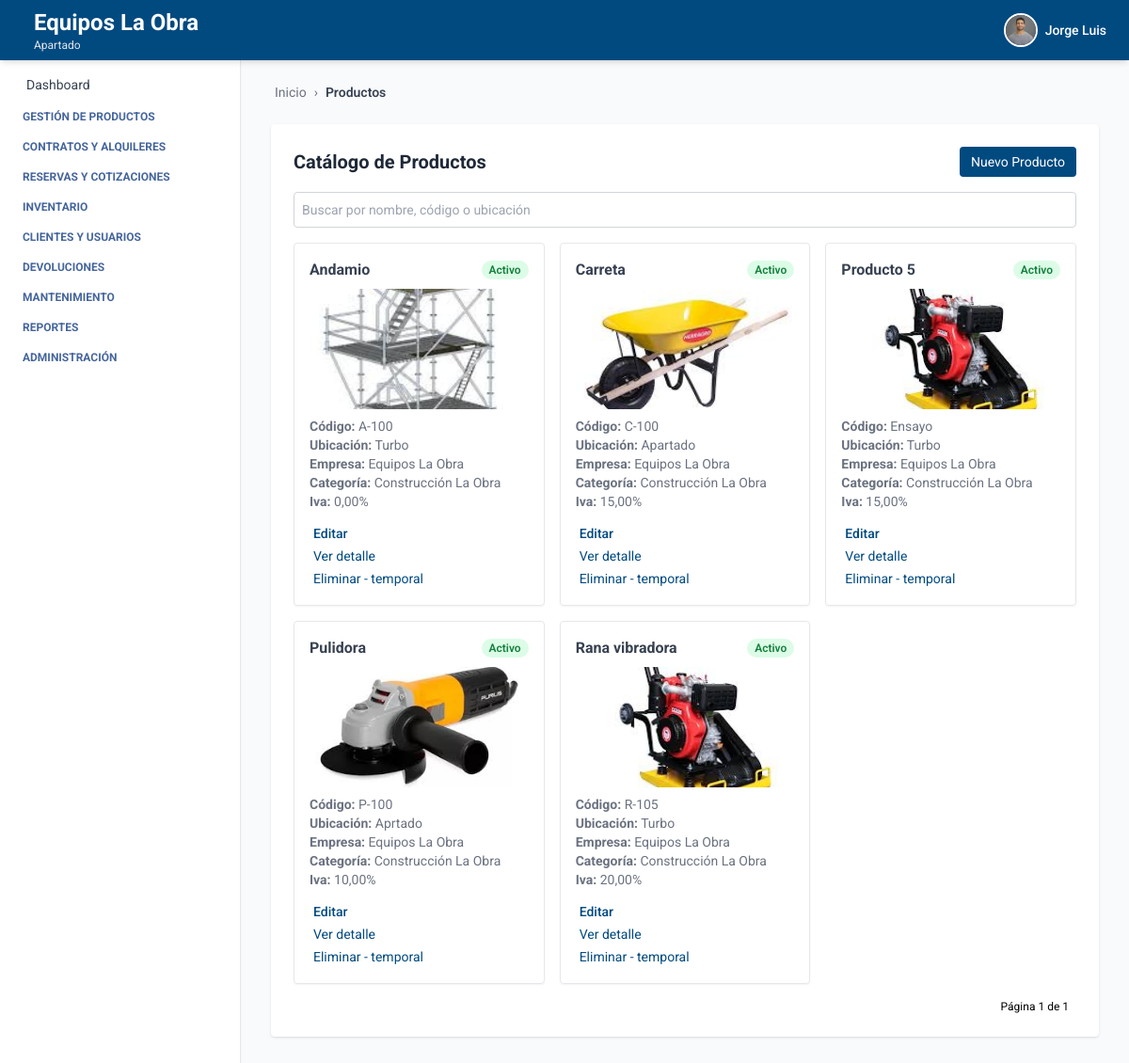
Screenshot of /productos/catalogo/ (signed in) with the database file from the repository.
### autenticacion/models.py (models this page shows, shortened)
class Usuario(AbstractUser):
    telefono = models.CharField(max_length=20, blank=True, null=True)
    empresa = models.ForeignKey(Empresa, on_delete=models.SET_NULL, null=True, blank=True)
    sucursal = models.ForeignKey(Sucursal, on_delete=models.SET_NULL, null=True, blank=True)
    rol = models.ForeignKey(Rol, on_delete=models.SET_NULL, null=True, blank=True)
    ESTADOS = [
        ("activo", "Activo"),
        ("inactivo", "Inactivo"),
    ]
    estado = models.CharField(max_length=10, choices=ESTADOS, default="activo")
    foto_perfil = models.ImageField(upload_to='usuarios/img/', blank=True, null=True)
    groups = models.ManyToManyField(
        Group,
        related_name='usuarios',  # Evita conflicto con 'user_set'
        blank=True,
        help_text='The groups this user belongs to.',
        verbose_name='groups'
    )
    user_permissions = models.ManyToManyField(
        Permission,
        related_name='usuarios',  # Evita conflicto con 'user_set'
        blank=True,
        help_text='Specific permissions for this user.',
        verbose_name='user permissions'
    )

### empresa/models.py (models this page shows, shortened)
class Empresa(models.Model):
    ESTADOS = [
        ("activo", "Activo"),
        ("inactivo", "Inactivo"),
    ]
    nombre = models.CharField(max_length=100)
    nit = models.CharField(max_length=50, unique=True)
    ciudad = models.CharField(max_length=100, blank=True, null=True)
    direccion = models.CharField(max_length=255, blank=True, null=True)
    departamento = models.CharField(max_length=100, blank=True, null=True)
    telefono = models.CharField(max_length=20, blank=True, null=True)
    estado = models.CharField(max_length=20, choices=ESTADOS, default="activo")
    logo = models.ImageField(upload_to='empresas/img/', blank=True, null=True)

class Sucursal(models.Model):
    ESTADOS = [
        ("activo", "Activo"),
        ("inactivo", "Inactivo"),
    ]
    empresa = models.ForeignKey(Empresa, related_name='sucursales', on_delete=models.CASCADE)
    nombre = models.CharField(max_length=100)
    ciudad = models.CharField(max_length=100)
    direccion = models.CharField(max_length=255)
    departamento = models.CharField(max_length=100, blank=True, null=True)
    telefono = models.CharField(max_length=20, blank=True, null=True)
    estado = models.CharField(max_length=20, choices=ESTADOS, default="activo")

### producto/models.py (models this page shows, shortened)
class Producto(models.Model):
    ESTADOS = [
        ("activo", "Activo"),
        ("inactivo", "Inactivo"),
        ("disponible", "Disponible"),
        ("no_disponible", "No disponible"),
    ]
    nombre = models.CharField(max_length=100)
    descripcion = models.TextField()
    codigo_interno = models.CharField(max_length=50)
    estado = models.CharField(max_length=20, choices=ESTADOS, default="activo")
    iva_porcentaje = models.DecimalField(max_digits=5, decimal_places=2, default=0, help_text="Porcentaje de IVA aplicado al producto")
    ubicacion_actual = models.CharField(max_length=100)
    marca = models.CharField(max_length=100, blank=True, null=True)
    modelo = models.CharField(max_length=100, blank=True, null=True)
    serial = models.CharField(max_length=100, blank=True, null=True)
    imagen = models.ImageField(upload_to="media/productos/", null=True, blank=True)
    empresa = models.ForeignKey(Empresa, on_delete=models.CASCADE, related_name='productos', default=1)
    sucursal = models.ForeignKey(Sucursal, on_delete=models.CASCADE, related_name='productos', default=1)
    categoria = models.ForeignKey(Categoria, on_delete=models.SET_NULL, null=True, blank=True, related_name='productos')
    proveedor = models.ForeignKey(Proveedor, on_delete=models.SET_NULL, null=True, blank=True, related_name='productos')
    created_at = models.DateTimeField(auto_now_add=True)
    updated_at = models.DateTimeField(auto_now=True)
    creado_por = models.CharField(max_length=100, blank=True, null=True)
    modificado_por = models.CharField(max_length=100, blank=True, null=True)
    class Meta:
        ordering = ['nombre']
        verbose_name = 'Producto'
        verbose_name_plural = 'Productos'
        constraints = [
            models.UniqueConstraint(fields=['empresa', 'codigo_interno'], name='unique_codigo_por_empresa')
        ]
    objects = ProductoManager()

class Categoria(models.Model):
    nombre = models.CharField(max_length=100, null=False)
    descripcion = models.TextField(blank=True, null=False)
    empresa = models.ForeignKey(Empresa, on_delete=models.CASCADE, related_name='categorias', default=1)
    class Meta:
        verbose_name = 'Categoría'
        verbose_name_plural = 'Categorías'
        unique_together = ('nombre', 'empresa')
        ordering = ['nombre']

### producto/views_producto.py (the view)
# urls.py: path('catalogo/', ProductoListView.as_view(), name='producto_list'),
class ProductoListView(LoginRequiredMixin, BreadcrumbMixin, ListView):
    model = Producto
    template_name = 'producto_list.html'
    context_object_name = 'productos'
    ordering = ['nombre']
    paginate_by = 9  # o lo que prefieras
    breadcrumb_items = [
        ("Productos", None)
    ]
    def get_queryset(self):
        queryset = Producto.objects.por_empresa(self.request.user.empresa)
        q = self.request.GET.get('q')
        if q:
            queryset = queryset.filter(
                Q(nombre__icontains=q) |
                Q(codigo_interno__icontains=q) |
                Q(ubicacion_actual__icontains=q)
            )
        return queryset

### core/views.py (called while the page is built)
    def get_context_data(self, **kwargs):
        context = super().get_context_data(**kwargs)
        context["home"] = self.home_url
        context["breadcrumb_items"] = self.breadcrumb_items
        return context

### producto/models.py (called while the page is built)
    def por_empresa(self, empresa):
        return self.filter(empresa=empresa)

### producto/templates/producto_list.html (shortened to what this page needs)
{% extends 'index.html' %}
{% block breadcrumb %}
  {% include 'breadcrumb.html' with home='/' breadcrumbs=breadcrumb_items %}
{% endblock %}
{% block content %}
<div class="max-w-6xl mx-auto mt-6 bg-white p-6 rounded shadow">
  <div class="flex justify-between items-center mb-4">
    <h2 class="text-xl font-bold text-gray-800">Catálogo de Productos</h2>
    <a href="{% url 'crear_producto' %}" class="bg-[var(--primary-color)] text-white px-3 py-1.5 text-sm rounded hover:bg-blue-700 transition">
      Nuevo Producto
    </a>
  </div>
  <form method="get" class="mb-4">
    <input type="text" name="q" placeholder="Buscar por nombre, código o ubicación" value="{{ request.GET.q }}" class="w-full text-sm p-2 border border-gray-300 rounded focus:outline-none focus:ring-2 focus:ring-[var(--primary-color)]" />
  </form>
  {% if productos %}
  <div class="grid grid-cols-1 sm:grid-cols-2 lg:grid-cols-3 gap-4">
    {% for producto in productos %}
    <div class="border rounded shadow-sm p-4 hover:shadow-lg transition relative">
      <div class="flex justify-between items-center mb-2">
        <h3 class="font-bold text-gray-700">{{ producto.nombre }}</h3>
        <span class="text-xs font-semibold px-2 py-0.5 rounded-full
          {% if producto.estado == 'activo' %}
            bg-green-100 text-green-700
          {% elif producto.estado == 'inactivo' %}
            bg-orange-100 text-orange-700
          {% endif %}">
          {{ producto.get_estado_display }}
        </span>
      </div>
      {% if producto.imagen %}
        <img src="{{ producto.imagen.url }}" alt="{{ producto.nombre }}" class="w-full h-32 mx-start object-cover rounded mb-2">
      {% endif %}
      <p class="text-sm text-gray-500"><strong>Código:</strong> {{ producto.codigo_interno }}</p>
      <p class="text-sm text-gray-500"><strong>Ubicación:</strong> {{ producto.ubicacion_actual }}</p>
      <p class="text-sm text-gray-500"><strong>Empresa:</strong> {{ producto.empresa.nombre }}</p>
      <p class="text-sm text-gray-500"><strong>Categoría:</strong> {{ producto.categoria.nombre }}</p>
      <p class="text-sm text-gray-500"><strong>Iva:</strong> {{ producto.iva_porcentaje }}%</p>
      <div class="mt-3">
        <a href="{% url 'editar_producto' producto.id %}" class="text-sm font-medium text-[var(--primary-color)] hover:underline">
          Editar
        </a>
      </div>
      <div class="mt-0">
        <a href="{% url 'detalle_producto' producto.id %}" class="text-sm text-[var(--primary-color)] hover:underline">
          Ver detalle
        </a>
        <br>
        <a href="{% url 'eliminar_producto' producto.id %}"
          class="text-sm text-[var(--primary-color)] hover:underline"
          onclick="return confirm('¿Estás seguro de que deseas eliminar este producto?');">
          Eliminar - temporal
        </a>
      </div>
    </div>
    {% endfor %}
  </div>
  {% else %}
    <p class="text-gray-600">No hay productos registrados.</p>
  {% endif %}
  <div class="mt-4 flex justify-end text-xs">
    <span class="mx-2">Página {{ page_obj.number }} de {{ page_obj.paginator.num_pages }}</span>
  </div>
</div>
{% endblock %}

### core/templates/header.html (shortened to what this page needs)
<header class="bg-[var(--primary-color)] shadow-md w-full h-16 flex items-center px-6 justify-between fixed top-0 left-0 z-10">
  <h1 class="text-white flex items-center gap-3 leading-tight">
    <div class="leading-tight">
  {% if request.user.is_authenticated %}
    {% if request.user.empresa %}
      <span class="text-xl sm:text-2xl font-bold block">
        {{ request.user.empresa.nombre }}
      </span>
    {% endif %}
    {% if request.user.sucursal %}
      <span class="text-xs text-gray-200 block">
        {{ request.user.sucursal.nombre }}
      </span>
    {% endif %}
  {% else %}
    <span class="text-xl text-gray-200 block">Gestión inteligente de Equipos</span>
  {% endif %}
</div>
  </h1>
  {% if request.user.is_authenticated %}
  <div x-data="{ open: false }" class="relative flex items-center space-x-3 cursor-pointer" @click.away="open = false">
    <button @click="open = !open" class="flex items-center space-x-2 focus:outline-none">
      {% if request.user.foto_perfil %}
        <img src="{{ request.user.foto_perfil.url }}" alt="Perfil" class="w-9 h-9 rounded-full object-cover border-2 border-white" />
      {% else %}
        <div class="w-9 h-9 rounded-full bg-white text-[var(--primary-color)] flex items-center justify-center font-bold text-sm">
          {{ request.user.first_name|first }}{{ request.user.last_name|first }}
        </div>
      {% endif %}
      <span class="text-white hidden sm:block text-sm font-medium">{{ request.user.first_name }}</span>
    </button>
  </div>
  {% endif %}
</header>

### core/templates/index.html (style rules this page uses)
:root { --primary-color: #004a80; --text-aside-color: rgb(69, 101, 156); }
body { font-family: 'Roboto', sans-serif; }

### rows the page displays
Usuario: user.empresa.nombre "Equipos La Obra", user.sucursal.nombre "Apartado", user.foto_perfil (picture), user.first_name "Jorge Luis"
Producto: nombre "Andamio", estado "Activo", imagen (picture), codigo_interno "A-100", ubicacion_actual "Turbo", empresa.nombre "Equipos La Obra", categoria.nombre "Construcción La Obra", iva_porcentaje "0,00"
Producto: nombre "Carreta", estado "Activo", imagen (picture), codigo_interno "C-100", ubicacion_actual "Apartado", empresa.nombre "Equipos La Obra", categoria.nombre "Construcción La Obra", iva_porcentaje "15,00"
Producto: nombre "Producto 5", estado "Activo", imagen (picture), codigo_interno "Ensayo", ubicacion_actual "Turbo", empresa.nombre "Equipos La Obra", categoria.nombre "Construcción La Obra", iva_porcentaje "15,00"
Producto: nombre "Pulidora", estado "Activo", imagen (picture), codigo_interno "P-100", ubicacion_actual "Aprtado", empresa.nombre "Equipos La Obra", categoria.nombre "Construcción La Obra", iva_porcentaje "10,00"
Producto: nombre "Rana vibradora", estado "Activo", imagen (picture), codigo_interno "R-105", ubicacion_actual "Turbo", empresa.nombre "Equipos La Obra", categoria.nombre "Construcción La Obra", iva_porcentaje "20,00"

### other values shown
{{ label }} "Productos"
{{ page_obj.number }} "1"
{{ page_obj.paginator.num_pages }} "1"
